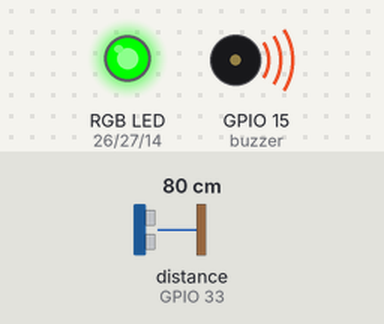
Simulated run of this program. Board: ESP32. Parts: an RGB LED mixed from three pins (HIGH = lit), buzzer (waves = sounding). Wiring (inferred from the names in the program): ultrasonic range finder: trigger GPIO 32; echo GPIO 33; 4×4 keypad with keys 1 2 3 A 4 5 6 B 7 8 9 C * 0 # D (labels assumed): rows GPIO 13, GPIO 16, GPIO 17, GPIO 18; columns GPIO 19, GPIO 21, GPIO 22, GPIO 23. Dashed ring = blinking. The inputs (shaded band) are chosen by the test bench; at power-on: distance to the obstacle (sensor on GPIO 33) 80 cm. The echo pulse lasts 58.3 µs per cm; dim RGB values are drawn brighter than linear; pins used as bus, display or sensor lines are not drawn.

Above: at 1.2 s.
1.3 s: distance to the obstacle (sensor on GPIO 33) set to 2 cm
At 1.61 s:
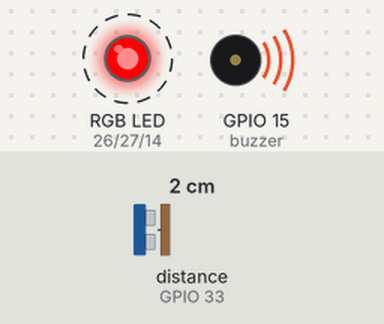
4.3 s: distance to the obstacle (sensor on GPIO 33) set to 35 cm
At 6.9 s:
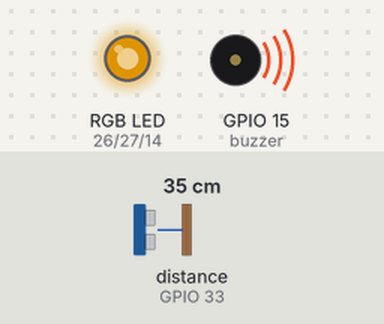
7.3 s: distance to the obstacle (sensor on GPIO 33) set to 60 cm
8.8 s: distance to the obstacle (sensor on GPIO 33) set to 47 cm
At 9.18 s:
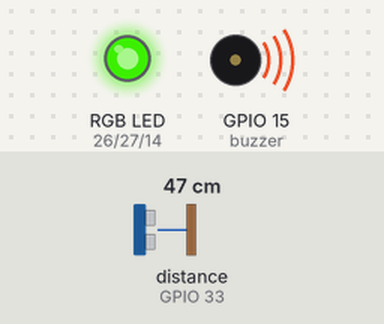
11.8 s: distance to the obstacle (sensor on GPIO 33) set to 4 cm
At 12.06 s:
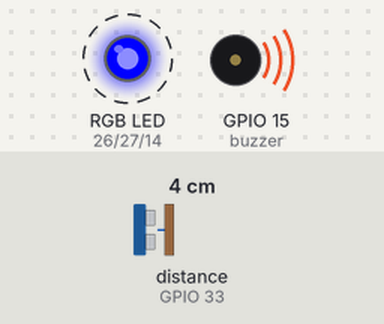
14.8 s: distance to the obstacle (sensor on GPIO 33) set to 28 cm
At 16.4 s:
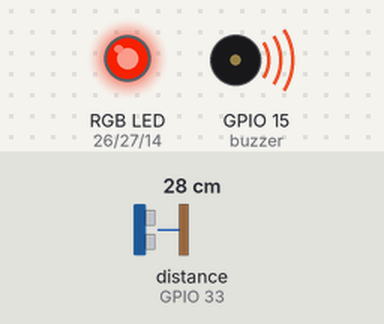
Timing chart, 0 to 18.8 s (numbered marks = the images above; inputs shaded):
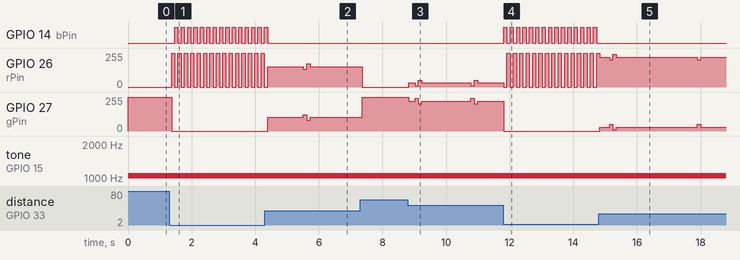

Measured:
- after the input at 1.3 s, GPIO 14 (bPin): alternates HIGH for 0.10 s and LOW for 0.10 s, starting after 0.17 s; GPIO 26 (rPin): alternates 255/255 for 0.10 s and 0/255 for 0.10 s, starting after 0.07 s; GPIO 27 (gPin): 255/255 → 0/255 after 0.07 s
- after the input at 4.3 s, GPIO 14 (bPin): goes on until 4.4 s, then stays LOW; GPIO 27 (gPin): 0/255 → 102/255 after 0.09 s, → 121/255 1.1 s later, → 82/255 0.10 s later, → 102/255 0.10 s later
- after the input at 8.8 s, GPIO 26 (rPin): 0/255 → 31/255 at once, → 11/255 0.21 s later, → 51/255 0.10 s later, → 31/255 0.10 s later, … (7 changes in this stretch); GPIO 27 (gPin): 255/255 → 224/255 at once, → 244/255 0.21 s later, → 204/255 0.10 s later, → 224/255 0.10 s later, … (7 changes in this stretch)
- after the input at 11.8 s, GPIO 14 (bPin): alternates HIGH for 0.10 s and LOW for 0.10 s, starting at once
- after the input at 14.8 s, GPIO 14 (bPin): stops changing and stays LOW; GPIO 27 (gPin): 0/255 → 30/255 at once, → 50/255 0.31 s later, → 11/255 0.10 s later, → 30/255 0.10 s later, … (6 changes in this stretch)

The program:

main.cpp
```cpp
#include <Arduino.h>

// Only include Mbed RTOS if compiling for the Raspberry Pi Pico
#if defined(ARDUINO_ARCH_RP2040)
  #include <rtos.h>
  using rtos::Thread;
#endif

// these functions are imported from the other files
void piano_demo_setup();
void piano_demo_main_loop();
void prox_sensor_demo_setup();
void prox_sensor_demo_main_loop();

#if defined(ESP32)
// FreeRTOS task wrapper required for ESP32 background tasks
void prox_sensor_task(void *pvParameters) {
    prox_sensor_demo_main_loop();
    vTaskDelete(NULL);
}
#endif

// arduino setup function - runs once at startup
void setup() {
    piano_demo_setup();
    prox_sensor_demo_setup();

    // start the prox sensor demo main loop in a background thread, so it runs
    // at the same time as loop()
    #if defined(ARDUINO_ARCH_RP2040)
        // Pico uses Mbed OS threads
        static Thread prox_demo_thread;
        prox_demo_thread.start(prox_sensor_demo_main_loop);
    #elif defined(ESP32)
        // ESP32 uses FreeRTOS tasks assigned to Core 0
        xTaskCreatePinnedToCore(
            prox_sensor_task, "ProxTask", 4096, NULL, 1, NULL, 0
        );
    #endif
}

// arduino loop function - called after setup and runs forever
void loop() {
    // run the main loop for the piano demo
    piano_demo_main_loop();
}
```

piano_demo.cpp
```cpp
/*
This demo uses a 4x4 keypad and a passive buzzer.

It will play increasing tones on the buzzer based on which key is pressed.
*/

#include <Arduino.h>

// Only include low-level hardware clocks if compiling for the Pico
#if defined(ARDUINO_ARCH_RP2040)
  #include <hardware/clocks.h>
#endif

// macro to get the length of a fixed-size array
#define LEN(A) (sizeof(A) / sizeof((A)[0]))

// --- AUTOMATIC PIN MAPPING ---
#if defined(ESP32)
  // Safe Row and Column pins for ESP32 4x4 keyboard
  static const uint cols[] = {19, 21, 22, 23};
  static const uint rows[] = {13, 16, 17, 18};
  // Output pin for passive buzzer on ESP32
  static const uint buzzer = 15;
#else
  // Row and Column pins for Pico 4x4 keyboard
  static const uint cols[] = {10, 11, 12, 13};
  static const uint rows[] = {6, 7, 8, 9};
  // Output pin for passive buzzer on Pico
  static const uint buzzer = 14;
#endif

// Get the index (0-15) of the key that is currently pressed (or -1 if no key
// pressed).
static int get_key() {
    int pressed_button_index = -1;

    // for each column pin
    for (uint i = 0; i < LEN(cols); i++) {
        // turn on that column's pin as an output with voltage set to HIGH
        pinMode(cols[i], OUTPUT);
        digitalWrite(cols[i], HIGH);

        // for each row pin
        for (uint j = 0; j < LEN(rows); j++) {
            // check if that pin is reading high - meaning the corresponding
            // button at (i, j) is pressed
            if (digitalRead(rows[j])) {
                // update the return value to the corresponding index between 0
                // and 15
                pressed_button_index = (j * LEN(rows)) + i;
            }
        }
        // turn the column pin back off by switching back to an input with
        // pulldown
        pinMode(cols[i], INPUT_PULLDOWN);
    }
    return pressed_button_index;
}

// Set the specified pin to output a signal at the specified frequency using
// pulse-width-modulation
static void tone_pwm(const uint pin, const uint freq) {
    #if defined(ARDUINO_ARCH_RP2040)
        // --- Raspberry Pi Pico Specific PWM Logic ---
        const uint slice = pwm_gpio_to_slice_num(pin);

        // frequency 0 - no sound. Turn the PWM off and exit
        if (0 == freq) {
            pwm_set_enabled(slice, false);
            return;
        }

        gpio_set_function(pin, GPIO_FUNC_PWM);

        const uint32_t clock = clock_get_hz(clk_sys);

        float div = 1.0;
        uint32_t top = (clock / freq) - 1;

        while (top > 0xFFFF) {
            top /= 2;
            div *= 2;
        }

        pwm_set_clkdiv(slice, div);
        pwm_set_wrap(slice, top);

        pwm_set_chan_level(slice, pwm_gpio_to_channel(pin), top / 2);

        pwm_set_enabled(slice, true);
    #else
        // --- ESP32 Standard Arduino Tone Logic ---
        if (0 == freq) {
            noTone(pin); // frequency 0 - no sound. Turn the tone off.
        } else {
            tone(pin, freq); // play the specified frequency natively
        }
    #endif
}

// This will hold the frequencies for the 16 notes.
// The first one is A (440 hertz). Compute the rest in the setup.
static float tones[16] = {440};

// run once to configure the hardware for the demo
void piano_demo_setup() {
    // set the buzzer pin to output mode
    pinMode(buzzer, OUTPUT);

    // set all the keypad row and column pins to input-pulldown mode
    for (size_t i = 0; i < LEN(rows); i++) {
        pinMode(rows[i], INPUT_PULLDOWN);
    }
    for (size_t i = 0; i < LEN(cols); i++) {
        pinMode(cols[i], INPUT_PULLDOWN);
    }

    // Compute tones for each half-step.
    // There are 12 half-step notes in an octave, so each one is (2 ^ (1/12))
    // times the frequency of the previous one.
    for (size_t i = 1; i < LEN(tones); i++) {
        tones[i] = 1.05946 * tones[i - 1];
    }
}

// main forever-loop that runs the demo
void piano_demo_main_loop() {
    // tracks the previous key that was pressed
    int prev_key = -1;

    while (true) {
        const int key = get_key();

        // if the key state has changed, update the tone
        if (key != prev_key) {
            if (key == -1) {
                // no key pressed - turn off sound
                tone_pwm(buzzer, 0);
            } else {
                // a key is pressed, play the corresponding tone
                tone_pwm(buzzer, tones[key]);
            }

            prev_key = key;
        }

        delay(50);
    }
}
```

prox_sensor_demo.cpp
```cpp
/*
This demo uses an RGB LED and an ultrasonic distance sensor to make a simple
proximity alarm.

The LED will change colors or flash based on the distance detected on the
sensor.
*/

#include <Arduino.h>

// --- AUTOMATIC PIN MAPPING ---
#if defined(ESP32)
  // Trigger and echo pins for ESP32 ultrasonic distance sensor
  static const uint trigPin = 32;
  static const uint echoPin = 33;

  // red, green, blue pins for ESP32 multi-color LED
  static const uint rPin = 26, gPin = 27, bPin = 14;
#else
  // Trigger and echo pins for Pico ultrasonic distance sensor
  static const uint trigPin = 20;
  static const uint echoPin = 21;

  // red, green, blue pins for Pico multi-color LED
  static const uint rPin = 3, gPin = 4, bPin = 5;
#endif

// set the red, green, and blue levels for the RGB LED
static void set_rgb(uint r, uint g, uint b) {
    analogWrite(rPin, r);
    analogWrite(gPin, g);
    analogWrite(bPin, b);
}

// read the current distance from the ultrasonic distance sensor in centimeters
static float read_distance() {
    // turn the distance sensor trigger pin on for 10 microseconds, then back off
    digitalWrite(trigPin, LOW);
    delayMicroseconds(2);
    digitalWrite(trigPin, HIGH);
    delayMicroseconds(10);
    digitalWrite(trigPin, LOW);

    // Add a 30,000us (30ms) timeout (~5 meters max) so pulseIn doesn't wait forever
    const float duration = pulseIn(echoPin, HIGH, 30000);

    // If no echo was received, return -1 (invalid)
    if (duration == 0) {
        return -1;
    }

    // convert to CM and return the value
    return (duration * 0.0343) / 2;
}

// run once to configure the hardware for the demo
void prox_sensor_demo_setup() {
    // set the LED pins and prox sensor trigger pins as outputs
    pinMode(rPin, OUTPUT);
    pinMode(gPin, OUTPUT);
    pinMode(bPin, OUTPUT);

    pinMode(trigPin, OUTPUT);
    digitalWrite(trigPin, LOW);

    // set the prox sensor echo pin as input
    pinMode(echoPin, INPUT);
}

// main forever-loop that runs the demo
void prox_sensor_demo_main_loop() {
    while (true) {
        const float distance = read_distance();

        // IF READING IS INVALID (-1), IGNORE IT AND KEEP PREVIOUS COLOR
        if (distance < 0) {
            delay(50);
            continue;
        }

        uint red = 0;
        uint green = 0;
        uint blue = 0;

        // determine the color values based on distance:
        if (distance > 50) {
            // distance is greater than 50 CM: set LED to solid green
            green = 255;

        } else if (distance > 25) {
            // distance is between 50 and 25 CM: set to a color between red and
            // green, based on the distance
            float ratio = (distance - 25) / 25;
            green = ratio * 255;
            red = 255 - green;

        } else {
            // distance is less than 25 CM: alternate flashing red and blue
            if ((millis() % 200) > 100) {
                red = 255;
            } else {
                blue = 255;
            }
        }

        // update the LED color
        set_rgb(red, green, blue);

        delay(100);
    }
}
```
